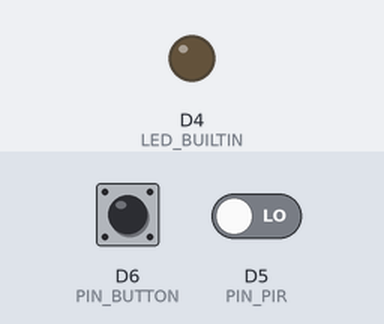
The program below on a simulated ESP8266 (Wemos D1 mini). Parts: output pins drawn as LEDs (lit = HIGH, except the on-board LED, lit = LOW). Dashed ring = blinking. The test bench sets the inputs (shaded band); at power-on: D5 (PIN_PIR) LOW, D6 (PIN_BUTTON) HIGH.

Above: at 1.2 s.
1.3 s: D5 (PIN_PIR) driven HIGH
At 4.2 s:
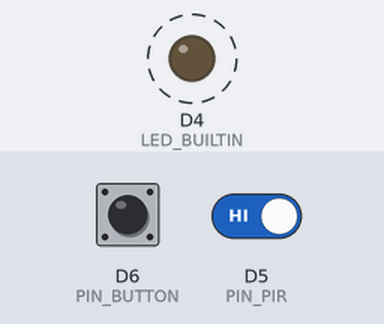
4.3 s: D6 (PIN_BUTTON) pulled LOW for 0.15 s
At 4.8 s:
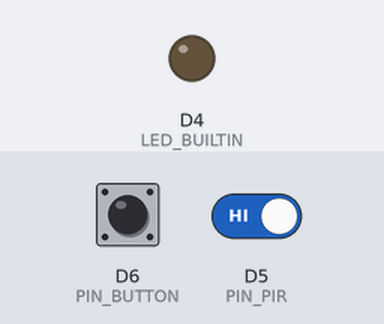
Timing chart, 0 to 7.3 s (numbered marks = the images above; inputs shaded):
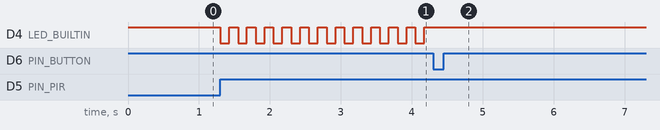

Measured:
- after the input at 1.3 s, D4 (LED_BUILTIN): alternates HIGH for 0.13 s and LOW for 0.13 s, starting at once
- after the input at 4.3 s, D4 (LED_BUILTIN): stops changing and stays HIGH

The program:

main.cpp
```cpp
// COMP-10184 – Mohawk College
// IoT Project #1 - Alarm System
//
// This program mimics a home alarm system.
//
// @author    Kalpa Wickramathunga
// @id        000378875
//
// I, Kalpa Wickramathunga, student number 000378875 certify that this is my original work.
//

#include <Arduino.h>

// digital input pin definitions
#define PIN_PIR D5
#define PIN_BUTTON D6
#define LED_DELAY 10000

int BLINK_DELAY = 125;
bool ALARM_ACTIVATED = true;

// *************************************************************
void setup() {
  // configure the USB serial monitor
  Serial.begin(115200);

  // configure the LED output
  pinMode(LED_BUILTIN, OUTPUT);

  // PIR sensor is an INPUT
  pinMode(PIN_PIR, INPUT);

  // Button is an INPUT
  pinMode(PIN_BUTTON, INPUT_PULLUP);

  // Turn the LED off
  digitalWrite(LED_BUILTIN, HIGH);
}

// *************************************************************
void loop() {
  bool bPIR;
  int iButton = digitalRead(PIN_BUTTON);

  if (iButton == 0) {
    // Activates the alarm when the user clicks the button
    ALARM_ACTIVATED = true;
  }

  // Read PIR sensor (true = Motion detected!).  As long as there
  // is motion, this signal will be true.  About 2.5 seconds after
  // motion stops, the PIR signal will become false.
  bPIR = digitalRead(PIN_PIR);

  // Checks if the alarm is on and if motion is detected
  if (bPIR && ALARM_ACTIVATED) {
    bool deactivateAlarm = false;

    // The LED blinks for 10 seconds
    for (int i = 0; i < 40; i++) {
      // Checks if the button is pressed
      iButton = digitalRead(PIN_BUTTON);
      // If the button is pressed, deactivate the alarm
      if (iButton == 0) {
        deactivateAlarm = true;
        break;
      }
      digitalWrite(LED_BUILTIN, !bPIR);
      delay(BLINK_DELAY);
      digitalWrite(LED_BUILTIN, bPIR);
      delay(BLINK_DELAY);
    }

    if (deactivateAlarm) {                // Check if the user deactivated the alarm
      digitalWrite(LED_BUILTIN, HIGH);    // Turns the LED off
      ALARM_ACTIVATED = false;
      iButton = 1;
    } else {                              // If the alarm wasn't deactivated
      digitalWrite(LED_BUILTIN, LOW);     // Turn the LED on
      ALARM_ACTIVATED = false;
    }

  }

}
```
